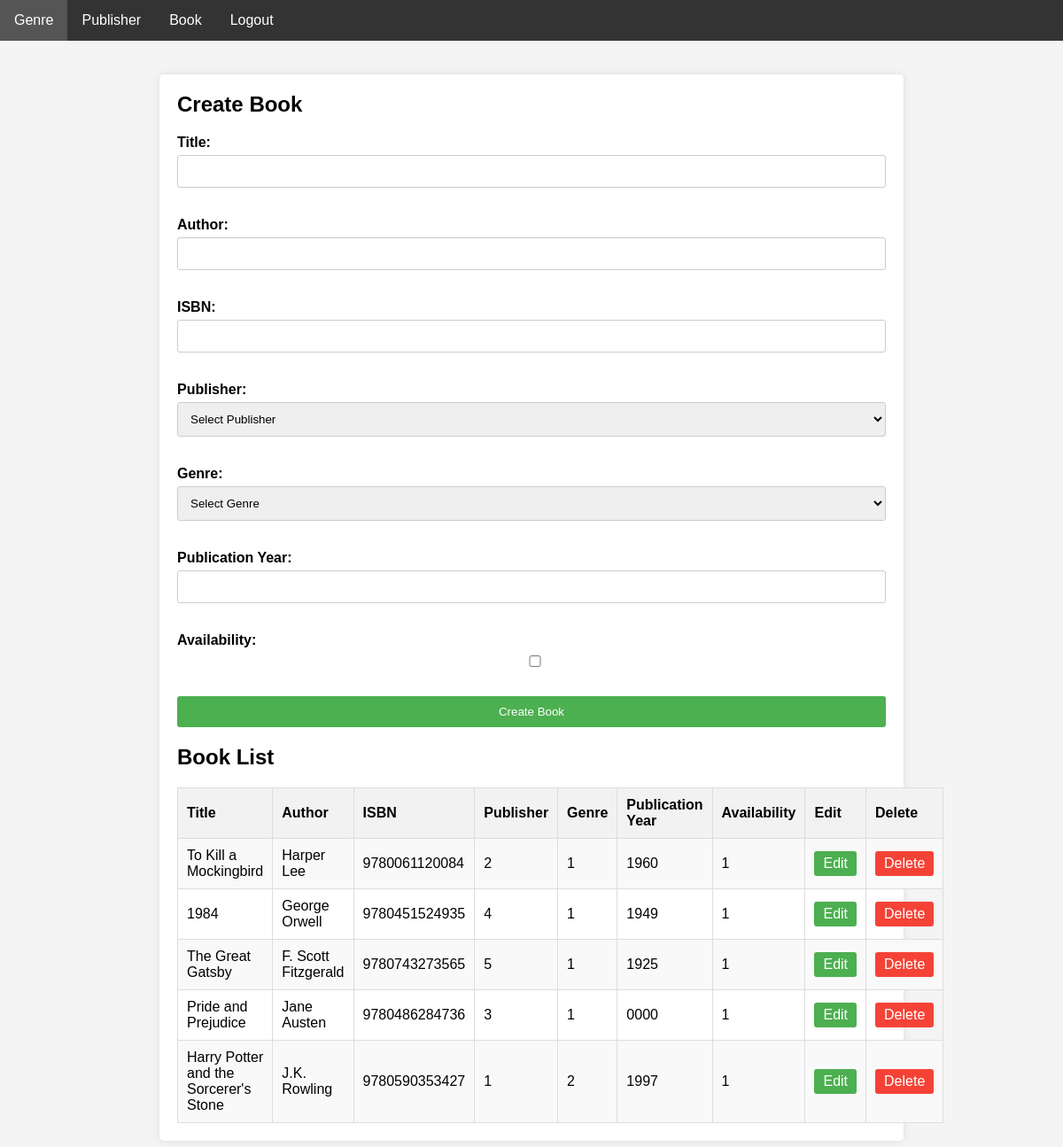
Screenshot of /create_book.php with the database file from the repository.
### tables this page shows
CREATE TABLE `book` (
  `BookID` int(11) NOT NULL,
  `Title` varchar(100) DEFAULT NULL,
  `Author` varchar(100) DEFAULT NULL,
  `ISBN` varchar(13) DEFAULT NULL,
  `PublisherID` int(11) DEFAULT NULL,
  `GenreID` int(11) DEFAULT NULL,
  `PublicationYear` year(4) DEFAULT NULL,
  `Availability` tinyint(1) DEFAULT NULL
);

### create_book.php (the view, shortened to what this page needs)
<?php
include 'db_config.php';
?>
<!DOCTYPE html>
<html>
<head>
</head>
<body>
    <?php include 'menu.php'; ?>
    <br />
    <div class="container">
        <h2>Create Book</h2>
        <form method="post" action="process_book.php">
            <label for="title">Title:</label>
            <input type="text" id="title" name="title" required><br><br>
            <label for="author">Author:</label>
            <input type="text" id="author" name="author" required><br><br>
            <label for="isbn">ISBN:</label>
            <input type="text" id="isbn" name="isbn" required><br><br>
            <label for="publisherID">Publisher:</label>
            <select id="publisherID" name="publisherID" required>
                <option value="">Select Publisher</option>
            </select><br><br>
            <label for="genreID">Genre:</label>
            <select id="genreID" name="genreID" required>
                <option value="">Select Genre</option>
            </select><br><br>
            <label for="publicationYear">Publication Year:</label>
            <input type="text" id="publicationYear" name="publicationYear" required><br><br>
            <label for="availability">Availability:</label>
            <input type="checkbox" id="availability" name="availability" value="1"><br><br>
            <input type="submit" value="Create Book">
        </form>
        <h2>Book List</h2>
        <?php
        $sql = "SELECT * FROM Book";
        $result = $conn->query($sql);
        if ($result->num_rows > 0) {
            echo "<table>";
            echo "<tr><th>Title</th>
            <th>Author</th>
            <th>ISBN</th>
            <th>Publisher</th>
            <th>Genre</th>
            <th>Publication Year</th>
            <th>Availability</th>
            <th>Edit</th><th>Delete</th></tr>";
            while ($row = $result->fetch_assoc()) {
                echo "<tr>";
                echo "<td>".$row['Title']."</td>";
                echo "<td>".$row['Author']."</td>";
                echo "<td>".$row['ISBN']."</td>";
                echo "<td>".$row['PublisherID']."</td>";
                echo "<td>".$row['GenreID']."</td>";
                echo "<td>".$row['PublicationYear']."</td>";
                echo "<td>".$row['Availability']."</td>";
                echo "<td><a class='edit-link' href='edit_book.php?id=".$row['BookID']."'>Edit</a></td>";
                echo "<td><a class='delete-link' href='delete_book.php?id=".$row['BookID']."'>Delete</a></td>";
                echo "</tr>";
            }
            echo "</table>";
        } else {
            echo "<p class='no-books'>No books found</p>";
        }
        ?>
    </div>
</body>
</html>

### menu.php (shortened to what this page needs)
<!DOCTYPE html>
<html lang="en">
<head>
</head>
<body>
<ul>
    <li><a href="CreateGenre.php">Genre</a></li>
    <li><a href="create_publisher.php">Publisher</a></li>
    <li><a href="create_book.php">Book</a></li>
    <li><a href="login.php">Logout</a></li>
</ul>
</body>
</html>

### create_book.php (style rules this page uses)
body { font-family: Arial, sans-serif; background-color: #f4f4f4; margin: 0; padding: 0; }
.container { max-width: 800px; margin: 20px auto; padding: 20px; background-color: #fff; border-radius: 5px; box-shadow: 0 0 10px rgba(0, 0, 0, 0.1); }
h2 { margin-top: 0; }
form { margin-bottom: 20px; }
label { display: block; margin-bottom: 5px; font-weight: bold; }
input[type="text"], input[type="checkbox"], select { width: 100%; padding: 10px; margin-bottom: 15px; border: 1px solid #ccc; border-radius: 3px; box-sizing: border-box; }
input[type="submit"] { background-color: #4CAF50; color: white; padding: 10px 20px; border: none; border-radius: 3px; cursor: pointer; width: 100%; }
table { width: 100%; border-collapse: collapse; }
th, td { padding: 10px; border: 1px solid #ddd; text-align: left; }
th { background-color: #f2f2f2; }
tr:nth-child(even) { background-color: #f9f9f9; }
.edit-link, .delete-link { display: inline-block; padding: 5px 10px; background-color: #4CAF50; color: white; text-decoration: none; border-radius: 3px; }
.delete-link { background-color: #f44336; }

### menu.php (style rules this page uses)
body { font-family: Arial, sans-serif; margin: 0; padding: 0; }
ul { list-style-type: none; margin: 0; padding: 0; background-color: #333; overflow: hidden; width: 100%; }
li { float: left; }
li a { display: block; color: white; text-align: center; padding: 14px 16px; text-decoration: none; }

### rows the page displays
book: Title "To Kill a Mockingbird", Author "Harper Lee", ISBN "9780061120084", PublisherID "2", GenreID "1", PublicationYear "1960", Availability "1"
book: Title "1984", Author "George Orwell", ISBN "9780451524935", PublisherID "4", GenreID "1", PublicationYear "1949", Availability "1"
book: Title "The Great Gatsby", Author "F. Scott Fitzgerald", ISBN "9780743273565", PublisherID "5", GenreID "1", PublicationYear "1925", Availability "1"
book: Title "Pride and Prejudice", Author "Jane Austen", ISBN "9780486284736", PublisherID "3", GenreID "1", PublicationYear "0000", Availability "1"
book: Title "Harry Potter and the Sorcerer's Stone", Author "J.K. Rowling", ISBN "9780590353427", PublisherID "1", GenreID "2", PublicationYear "1997", Availability "1"
